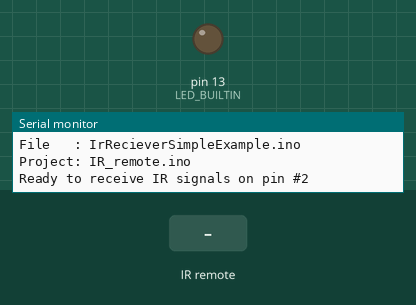
Recording of a sketch running on a simulated Arduino Uno, built with avr-gcc and run on an emulated ATmega328P. Shown: output pins drawn as LEDs (lit = HIGH), the last lines printed to the serial monitor. The test bench sets the inputs (shaded band).

Above: at 1.2 s.
1.3 s: infrared code 0xA received
At 1.4 s:
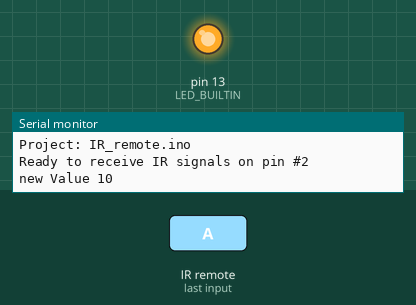
3.0 s: infrared code 0x10 received
At 4.1 s:
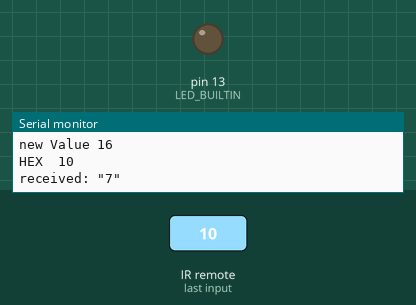
Timing chart, 0 to 6.0 s (numbered marks = the images above; inputs shaded):
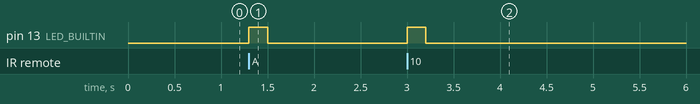

Measured:
- after the input at 1.3 s, pin 13 (LED_BUILTIN): LOW → HIGH at once, → LOW 0.20 s later
- after the input at 3.0 s, pin 13 (LED_BUILTIN): LOW → HIGH at once, → LOW 0.20 s later

The sketch:

IrRecieverSimpleExample.ino
```cpp
// Arduino and KY-022 module
// Example from: https://forum.arduino.cc/t/ir-remote-control-with-ky-022/984621


   /*Pin connections (Arduino Uno):

    KY-022
    G-LEFT    Gnd (R1)
    R-MIDDLE  5V
    Y-RIGHT   D2  To Uno

    IR transeiver with keypad


*/
#define ProjectName "IR_remote.ino"
#include <IRremote.h>   // LIBRARY version 3.3

// IR REMOTE
const int IR_RECEIVE_PIN = 2;


void setup() {
  //Serial
  Serial.begin(115200);
  Serial.println("Starting.....");
  Serial.println(F("."));
  Serial.print(F("File   : ")), Serial.println(__FILE__);
  Serial.print(F("Project: ")), Serial.println(ProjectName);
  Serial.print(F("Ready to receive IR signals on pin #"));
  Serial.println(IR_RECEIVE_PIN);

  // IR remote
  IrReceiver.begin(IR_RECEIVE_PIN);
  //IrReceiver.enableIRIn();

  // LED
  pinMode(LED_BUILTIN, OUTPUT);

}// end of setup -----

void loop() {

  if (IrReceiver.decode()) {
    long newIRValue = IrReceiver.decodedIRData.command;
    Serial.print(F("new Value ")); Serial.println(newIRValue);
    //Determine what has been pressed on the remote
    digitalWrite(LED_BUILTIN, HIGH); delay(200);
    Serial.print(F("HEX  ")); Serial.println(newIRValue, HEX);
    digitalWrite(LED_BUILTIN, LOW); delay(200);

    //Prepare to receive the next value
    IrReceiver.resume();

    if (newIRValue == 0xA) {
      Serial.println("received: MODE");
    }
    if (newIRValue == 0x10) {
      Serial.println("received: \"7\"");
    }

  }
}// endof LOOP -----
```
